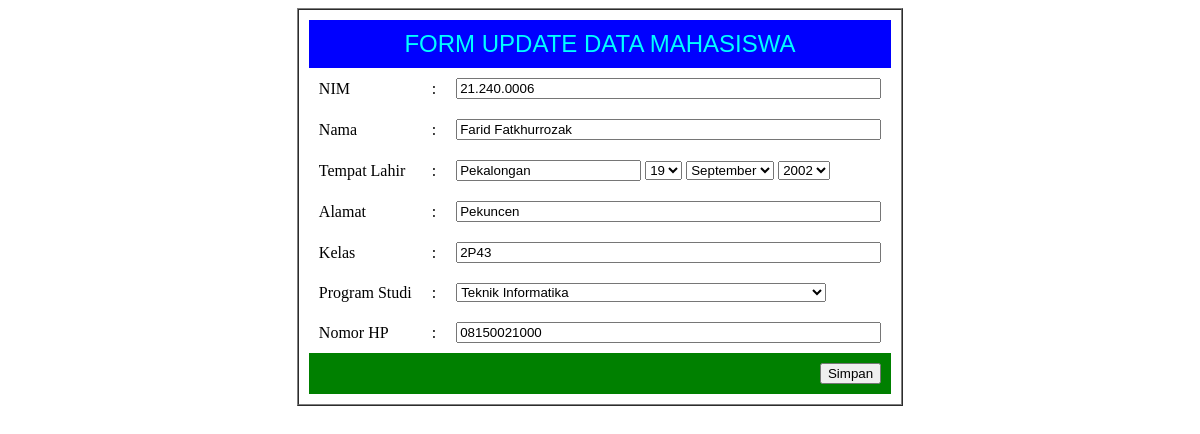
Page /edit.php?nim=21.240.0006 on the earlier database version.
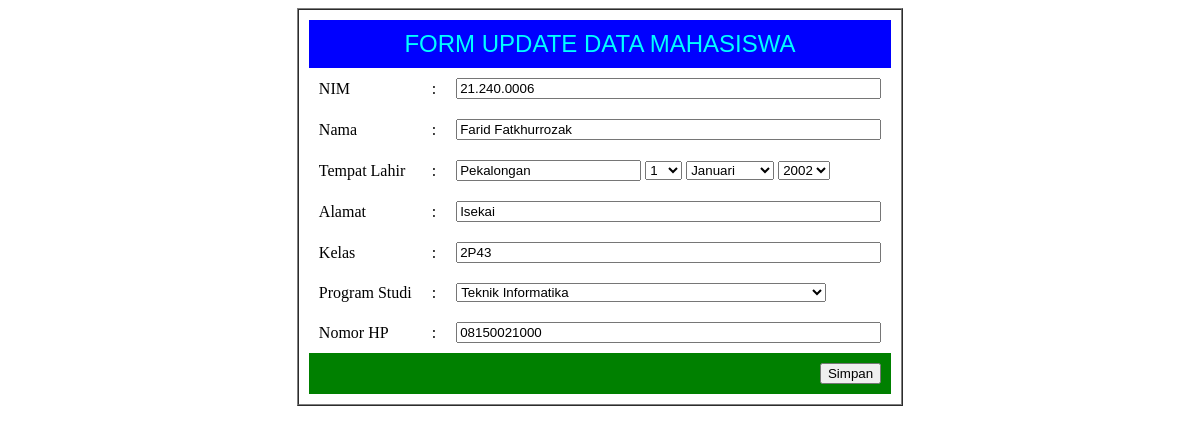
Same page on the later database version.
### tables this page shows
CREATE TABLE `mahasiswa` (
  `nim` varchar(11) NOT NULL,
  `nama` varchar(50) NOT NULL,
  `tptlhr` varchar(25) NOT NULL,
  `tgllhr` date NOT NULL,
  `alamat` varchar(50) NOT NULL,
  `kelas` varchar(25) NOT NULL,
  `prodi` varchar(25) NOT NULL,
  `nohp` varchar(14) NOT NULL,
  `foto` varchar(25) NOT NULL
);

### edit.php (the view, shortened to what this page needs)
<?php
include 'koneksi.php';
$nim = $_GET['nim'];
$data = mysqli_query($conn, "SELECT * FROM mahasiswa WHERE nim='$nim'")->fetch_assoc();
list($thn, $bln, $tgl) = explode('-', $data['tgllhr']);
?>
<!DOCTYPE html>
<html lang="en">
<head>
</head>
<body>
    <form action="update.php" method="post" enctype="multipart/form-data">
        <table border="1" cellpadding="10" cellspacing="0" align="center">
            <tr>
                <td>
                    <table border="0" cellpadding="10" cellspacing="0">
                        <tr bgcolor="blue">
                            <td colspan="3" align="center">
                                <font face="arial" size="5" color="aqua">FORM UPDATE DATA MAHASISWA</font>
                            </td>
                        </tr>
                        <tr>
                            <td>NIM</td>
                            <td>:</td>
                            <td><input type="text" name="nimBaru" maxlength="11" value="<?= $data['nim']; ?>" placeholder="NIM" size="50" required></td>
                        </tr>
                        <tr>
                            <td>Nama</td>
                            <td>:</td>
                            <td><input type="text" name="nama" value="<?= $data['nama']; ?>" placeholder="Nama" size="50" required></td>
                        </tr>
                        <tr>
                            <td>Tempat Lahir</td>
                            <td>:</td>
                            <td>
                                <input type="text" name="tptlhr" value="<?= $data['tptlhr']; ?>" placeholder="Tempat" required>
                                <select name="tgl">
                                    <?php
                                    for ($i = 1; $i <= 31; $i++) {
                                        if ($tgl == $i) {
                                            echo "<option value='$i' selected>$i</option>";
                                        } else {
                                            echo "<option value='$i'>$i</option>";
                                        }
                                    }
                                    ?>
                                </select>
                                <select name="bln">
                                    <?php
                                    $namaBulan = ["", "Januari", "Februari", "Maret", "April", "Mei", "Juni", "Juli", "Agustus", "September", "Oktober", "November", "Desember"];
                                    for ($i = 1; $i <= 12; $i++) {
                                        if ($bln == $i) {
                                            echo "<option value='$i' selected>" . $namaBulan[$i] . "</option>";
                                        } else {
                                            echo "<option value='$i'>" . $namaBulan[$i] . "</option>";
                                        }
                                    }
                                    ?>
                                </select>
                                <select name="thn">
                                    <?php
                                    for ($i = 1995; $i <= 2005; $i++) {
                                        if ($thn == $i) {
                                            echo "<option value='$i' selected>$i</option>";
                                        } else {
                                            echo "<option value='$i'>$i</option>";
                                        }
                                    }
                                    ?>
                                </select>
                            </td>
                        </tr>
                        <tr>
                            <td>Alamat</td>
                            <td>:</td>
                            <td><input type="text" name="alamat" value="<?= $data['alamat']; ?>" placeholder="Alamat" size="50" required></td>
                        </tr>
                        <tr>
                            <td>Kelas</td>
                            <td>:</td>
                            <td><input type="text" name="kelas" value="<?= $data['kelas']; ?>" placeholder="Kelas" size="50" required></td>
                        </tr>
                        <tr>
                            <td>Program Studi</td>
                            <td>:</td>
                            <td>
                                <select name="prodi" style="width: 370px;">
                                    <?php
                                    $prodi = ["Sistem Informasi", "Teknik Informatika", "Manajemen Informatika", "Komputerisasi Akuntansi"];
                                    for ($i = 0; $i < 4; $i++) {
                                        if ($data['prodi'] == $prodi[$i]) {
                                            echo "<option value='$prodi[$i]' selected>$prodi[$i]</option>";
                                        } else {
                                            echo "<option value='$prodi[$i]'>$prodi[$i]</option>";
                                        }
                                    }
                                    ?>
                                </select>
                            </td>
                        </tr>
                        <tr>
                            <td>Nomor HP</td>
                            <td>:</td>
                            <td><input type="text" name="nohp" value="<?= $data['nohp']; ?>" placeholder="Nomor HP" maxlength="13" size="50" required></td>
                        </tr>
                        <tr bgcolor="green">
                            <td align="right" colspan="3">
                                <button type="submit">Simpan</button>
                            </td>
                        </tr>
                    </table>
                </td>
            </tr>
        </table>
    </form>
</body>
</html>

Differences in the rows shown:
changed mahasiswa "21.240.0006": alamat "Pekuncen" → "Isekai"
Other differences:
form field tgl: "19" → "1"
form field bln: "September" → "Januari"
